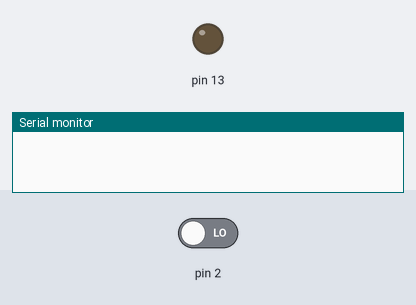
The sketch below on a simulated Arduino Uno, built with avr-gcc and run on an emulated ATmega328P. On the bench: output pins drawn as LEDs (lit = HIGH), the last lines printed to the serial monitor. The inputs (shaded band) are chosen by the test bench; at power-on: pin 2 LOW.

Above: at 5.0 s.
5.1 s: pin 2 driven HIGH
At 6.1 s:
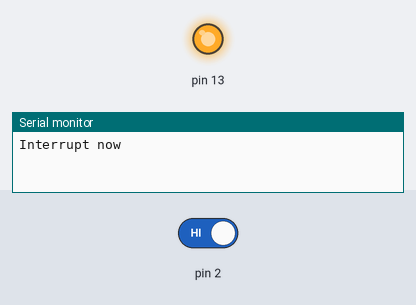
Timing chart, 0 to 8.1 s (numbered marks = the images above; inputs shaded):
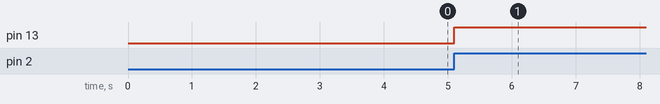

The sketch:

Task1.ino
```cpp
int main(void)
{
    DDRB |= (1 << 5);
    DDRD &= ~(1 << 2);
    PORTD &= ~(1 << 2);

    //Change
    //EICRA |= (1 << 0);

    //Falling
//    EICRA |= (1 << 1);
//    EICRA &= ~(1 << 0);

    // Rising
    EICRA |= ((1 << 0) | (1 << 1));

    EIMSK = (1 << 0); // INT1=1(off), INT0=1(on)
    sei();
    Serial.begin(9600);
    while(1) {

    }
}

ISR(INT0_vect) {
    Serial.println("Interrupt now");
    PORTB ^= (1 << 5);
}
```

Measured:
- after the input at 5.1 s, pin 13: LOW → HIGH at once
